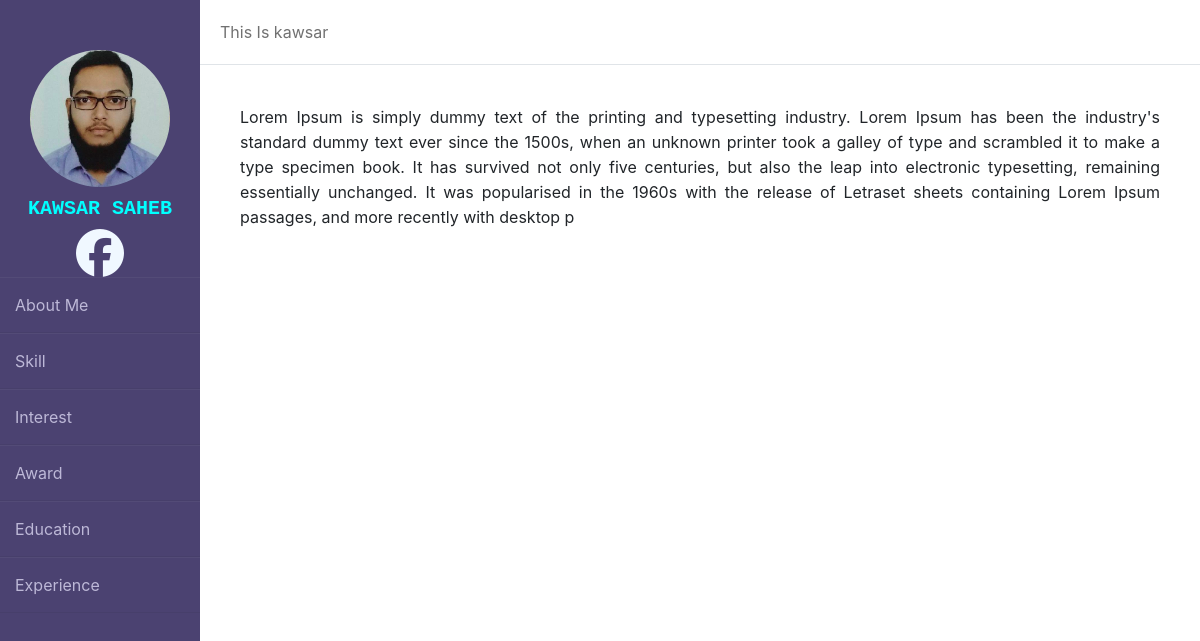
Page /portfolio/kawsar/ on the committed database.
### portfolioapp/models.py (models this page shows, shortened)
class Profile(models.Model):
    user = models.OneToOneField(User, on_delete=models.CASCADE)
    name = models.CharField(max_length = 250)
    photo = models.ImageField()
    address = models.CharField(max_length = 250, blank = True, null = True)
    fb_id = models.CharField(max_length = 250, blank=True, null=True)
    linkedin_id = models.CharField(max_length = 250, blank=True, null=True)

class AboutMe(models.Model):
    user = models.OneToOneField(User, on_delete=models.CASCADE)
    about_me = models.TextField(max_length = 500)

### portfolioapp/views.py (the view)
# urls.py: path('<name>/', about_me),
def about_me(request,name):
    profile = Profile.objects.get(user__username = name)
    about_me = AboutMe.objects.get(user__username = name)
    context = {'about_me':about_me, 'profile':profile}
    return render(request, 'about_me.html', context)

### templates/about_me.html (shortened to what this page needs)
{% extends 'base.html' %}
{% load static %}
{% block profile %}
    <img src="{{profile.photo.url}}">
    <h4>{{ profile.name }}</h4>
    {% if profile.fb_id %}
    <a href="{{ profile.fb_id }}" target="_blank"><i class="fab fa-facebook" style="font-size:48px; color: aliceblue;"></i></a>
    {% endif %}
{% endblock %}
{% block name %}
{{ about_me.user.username }}
{% endblock %}
{% block content %}
    {{ about_me.about_me }}
{% endblock %}

### static/css/style.css (style rules this page uses)
* { margin: 0; padding: 0; text-decoration: none; list-style: none; }
body { background:#f3f5f9; }
.sidebar img { width: 70%; height: 100%; border-radius: 100%; margin-bottom: 10px; margin-top: 20px; }
.sidebar h4 { font-size: 20px; font-weight: 900; font-family: 'Courier New', Courier, monospace; color: aqua; text-transform: uppercase; }

### rows in the picture
Profile: photo (picture), name "KAWSAR SAHEB"
AboutMe: user.username "kawsar", about_me "Lorem Ipsum is simply dummy text of the printing and typesetting industry. Lorem Ipsum has been the industry's standard dummy text ever since the 1500s, when an unknown printer took a galley of type and scrambled it to make a type specimen book. It has survived not only five centuries, but also the leap into electronic typesetting, remaining essentially unchanged. It was popularised in the 1960s with the release of Letraset sheets containing Lorem Ipsum passages, and more recently with desktop p"
